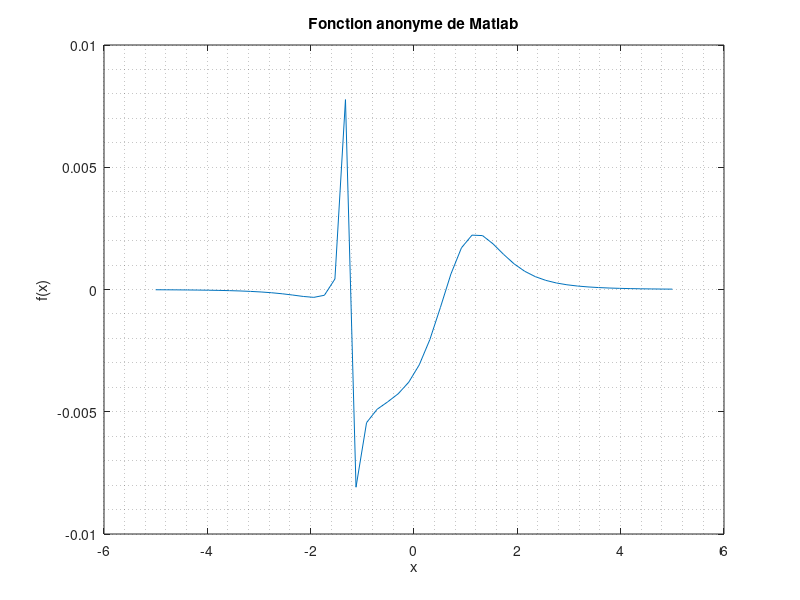

Here is the MATLAB script that generated this plot:
x=linspace(-5,5,50);
f=(-1+x+x.^2)./(2 + x.^3)./(6 + x.^4)./24;
plot(x,f)
title('Fonction anonyme de Matlab')
xlabel('x')	
ylabel('f(x)')
grid minor

